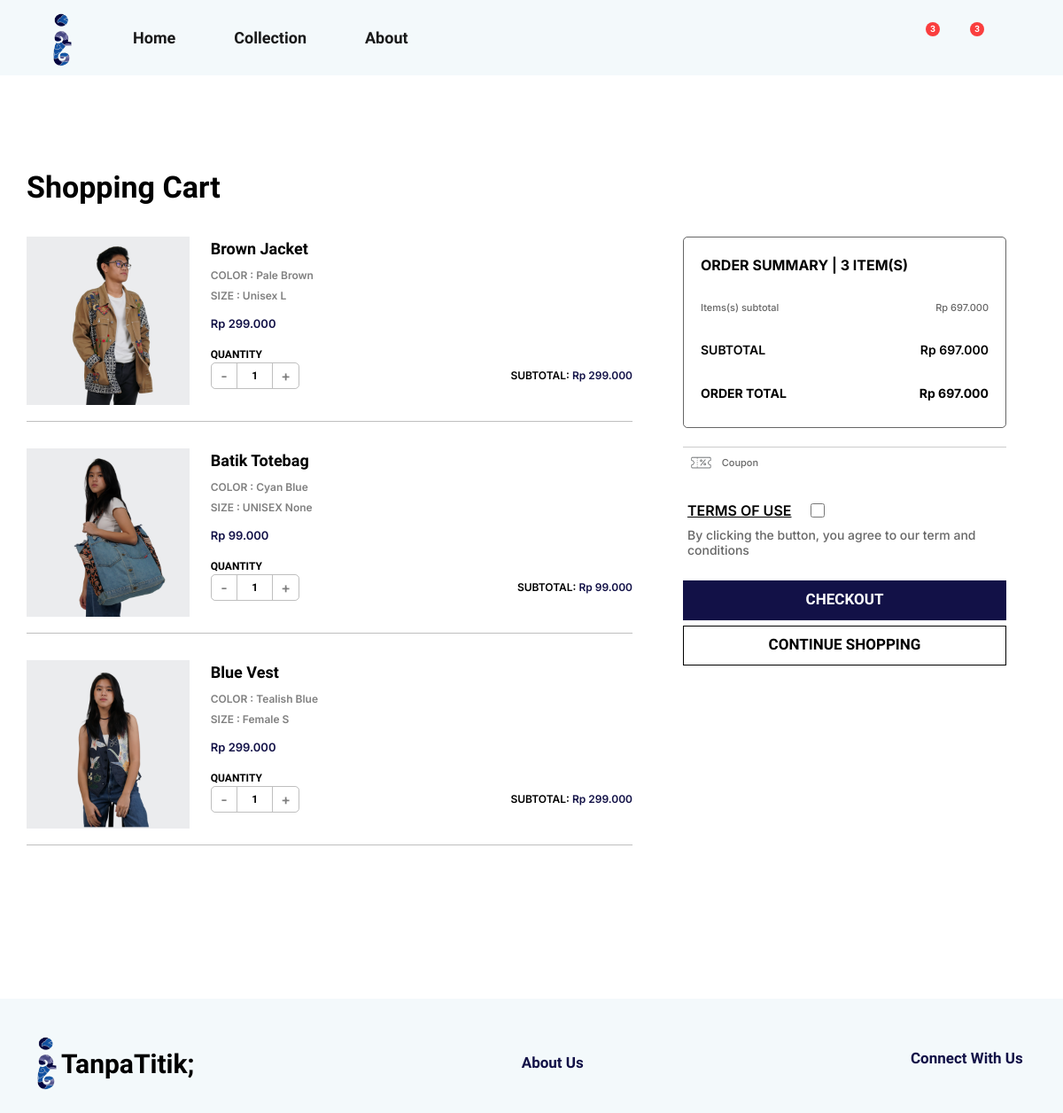
The app's page /cart/ (signed in) with its own data.
### mainPage/models.py (models this page shows, shortened)
class Additional(models.Model):
    name = models.CharField(max_length=200)
    img = models.ImageField(null=True, blank=True, upload_to="images/") #TanpaTitik Logo

class Order(models.Model):
    customer = models.ForeignKey(Customer, on_delete=models.SET_NULL,null=True)
    status = models.ForeignKey(OrderStatus, on_delete=models.SET_NULL, null=True, blank=True)
    date_ordered = models.DateField(auto_now_add=True) # Not like that
    complete = models.BooleanField(default=False) # payment complete
    current = models.BooleanField(default=True) # if true, we can continue adding to cart. and displayed in the checkout page
    cancel = models.BooleanField(default=False)
    payment_method = models.CharField(max_length=200, null=True)
    transaction_id = models.CharField(max_length=200, null=True)
    terms = models.BooleanField(default=False)
    shipping_cost = models.IntegerField(default=0)
    delivery_time = models.CharField(max_length=200, null=True)
    @property
    def get_cart_items(self):
        orderitems = self.orderitem_set.all()
        total = sum([item.quantity for item in orderitems]) #The total quantity of the cart (all OrderItems)
        return total
    @property
    def get_cart_total(self):
        orderitems = self.orderitem_set.all()
        total = sum([item.get_item_total for item in orderitems]) #The total price of the cart (all OrderItems)
        return total

class OrderItem(models.Model):
    product= models.ForeignKey(Products, on_delete=models.SET_NULL, blank=True, null=True) #When the customer is deleted, the OrderItem remains exist. However, the customer key is null
    order = models.ForeignKey(Order, on_delete=models.SET_NULL, blank=True, null=True)
    quantity = models.IntegerField(default=1)
    date_added = models.DateTimeField(auto_now_add=True, null=True, blank=True)
    @property
    def get_item_total(self):
        product = self.product
        if product.offer == False:
            product_price = product.price
        else:
            product_price = product.products_offer.final_price
        total = product_price * self.quantity
        return total

class Products(models.Model):
    name = models.CharField(max_length=200)
    product_index = models.IntegerField(default=0)
    img = models.ImageField(null=True, blank=True, upload_to="images/")
    color_circle = models.CharField(null=True, blank=True, max_length=200) #charfield or array?
    gender = models.CharField(null=True, blank=True, max_length=200)
    price = models.IntegerField(null=True,blank=True)
    offer = models.BooleanField(default=False)
    date = models.DateField(auto_now_add=True)
    status = models.CharField(null=True, blank=True, max_length=200)
    bio = models.CharField(null=True, blank=True, max_length=200)
    overview = models.CharField(null=True, blank=True, max_length=200)
    material = models.CharField(null=True, blank=True, max_length=200)
    type = models.CharField(null=True, blank=True, max_length=200)
    size = models.CharField(null=True, blank=True, max_length=200)
    color = models.CharField(null=True, blank=True, max_length=200)
    color_hex = models.CharField(null=True, blank=True, max_length=200)
    stock = models.IntegerField(null=True,blank=True)

### mainPage/views.py (the view)
# urls.py: path("cart/", views.cart, name="cart"),
def cart(request):
    coupon_icon = Additional.objects.get(name="coupon_icon")
    logo = Additional.objects.get(name="logo")
    user = request.user
    if request.user.is_authenticated:
        customer = request.user.customer
        customer_wishlist = Wishlist.objects.filter(customer=customer)
        order, created = Order.objects.get_or_create(customer=customer, current=True)
        items = order.orderitem_set.all()
    else:
        customer = None
        customer_wishlist = []
        order = {'get_cart_total':0, 'get_cart_items':0}
        items = []
    context = {"collection":"collection","logo":logo,"items":items, "order":order,"customer_wishlist":customer_wishlist,"coupon_icon":coupon_icon,"user":user,}
    return render(request, "main/cart.html", context)

### mainPage/templatetags/custom_filters.py (called while the page is built)
@register.filter
def add_fullstop(value):
    if type(value) is str or type(value) is float :
        value = int(value)
    return format(value, ',d').replace(',', '.').strip('.')

### mainPage/templates/main/cart.html (shortened to what this page needs)
<!DOCTYPE html>
{% extends "main/base2.html" %}
{% load static %}
{% load custom_filters %}
    {% block head %}
    <link rel="stylesheet" type="text/css" href="{% static '/css/general/base2.css' %}">
    <link rel="stylesheet" type="text/css" href="{% static '/css/cart_wishlist/cart.css' %}">
    {% endblock head %}
    {% block content %}
    <div class="container cart-wishlist-content">
    <div class="cart-wishlist-heading">Shopping Cart</div>
    <div class="cart-page">
        <div class="cart-page-1" style="">
          {% if user.is_authenticated %}
            {% if items.count == 0 %}
            <div class="cart-empty">
              <div class="cart-wishlist-heading" style="font-size:22px;margin-bottom:10px;">Your cart is currently empty</div>
              <a href="{% url 'home' %}#collection"><div class="checkout" style="width:200px;"><div class="but-text" style="font-size:15px;">SHOP NOW</div></div></a>
            </div>
            {% else %}
            {% for item in items %}
            <div class="cart-item">
              <div class="item-img"><img class="img_product img-cart-wishlist" src="{{item.product.img.url}}" alt="{{item.color_circle}}"></div>
              <div class="item-info">
                <div class="item-name-close">
                  <div class="item-name">{{item.product.name}}</div>
                  <div class="item-close" data-bs-toggle="modal" data-bs-target="#exampleModal" ></div>
                </div>
                <div class="color-size">COLOR : {{item.product.color}}</div>
                <div class="color-size" style="margin-bottom:13px;">SIZE : {{item.product.gender}} {{item.product.size}}</div>
                {% if item.product.offer == False %}
                  <div class="item-price">Rp {{item.product.price|add_fullstop}}</div>
                {% else %}
                  <div class="item-price-old">Rp {{item.product.price|add_fullstop}}</div>
                  <div class="item-price-new">Rp {{item.product.products_offer.final_price|add_fullstop}}</div>
                {% endif %}
                <div class="quantity-heading">QUANTITY</div>
                <div class="quantity-cont">
                  <div class="product-quantity-button">
                    {% if item.quantity <= 1 %}
                      <div class="quantity-button subs" data-item="{{item.id}}" data-sideaction="remove"><div class="but-let">-</div></div>
                    {% else %}
                      <div class="quantity-button subs buttonLetter" data-item="{{item.id}}" data-sideaction="remove"><div class="but-let" >-</div></div>
                    {% endif %}
                    <div class="number"><div class="letter" style="font-size:12px;">{{item.quantity}}</div></div>
                    {% if item.quantity < item.product.stock %}
                      <div class="quantity-button add buttonLetter" data-item="{{item.id}}" data-sideaction="add"><div class="but-let">+</div></div>
                    {% else %}
                      <div class="quantity-button add buttonLetterMaxStock" data-item="{{item.id}}" data-sideaction="add"><div class="but-let">+</div></div>
                    {% endif %}
                  </div>
                  <div class="subtotal">SUBTOTAL: <div style="color:#121147;font-family:'Inter';display:inline-block;">Rp {{item.get_item_total|add_fullstop}}</div></div>
                </div>
              </div>
            </div>
            {% endfor %}
            {% endif %}
          {% else %}
          <div class="cart-empty">
            <div class="cart-wishlist-heading" style="font-size:22px;margin-bottom:10px;">Please Login to Begin Shopping</div>
            <a href="{% url 'login_page' %}#collection"><div class="checkout" style="width:200px;"><div class="but-text" style="font-size:15px;">LOG IN</div></div></a>
          </div>
          {% endif %}
        </div>
        <div class="cart-page-2">
          <div class="order-summary">
            <div class="sum-heading">ORDER SUMMARY | {{order.get_cart_items}} ITEM(S)</div>
            <div class="item-subtotal">
              <div class="item-subtotal-text">Items(s) subtotal</div>
              <div class="item-subtotal-text">Rp {{order.get_cart_total|add_fullstop}}</div>
            </div>
            <div class="item-subtotal subtotal">
              <div class="subtotal-text">SUBTOTAL</div>
              <div class="subtotal-text">Rp {{order.get_cart_total|add_fullstop}}</div>
            </div>
            <div class="item-subtotal">
              <div class="subtotal-text" style="font-weight:700;">ORDER TOTAL</div>
              <div class="subtotal-text" style="font-weight:700;">Rp {{order.get_cart_total|add_fullstop}}</div>
            </div>
          </div>
          <div class="coupon">
            <div class="coupon-pict"><img style="bottom:4.5px;" class="coupon-img" src="{{coupon_icon.img.url}}" alt="coupon icon"></div>
            <div class="item-subtotal-text" style="width:80%;">Coupon</div>
            <div class="coupon-pict"></div>
          </div>
          <div class="terms">
            <div class="terms-heading">
              <div class="terms-heading-text">TERMS OF USE</div>
              <input type="checkbox" id="scales" name="scales" class="terms-heading-checkbox" />
            </div>
            <div class="terms-desc">By clicking the button, you agree to our term and conditions</div>
          </div>
          <a href="{% url 'checkout' %}"> <div class="checkout"><div class="but-text">CHECKOUT</div></div></a>
          <a href="{% url 'home' %}#collection"><div class="checkout" style="border:1px solid black;background:white;"><div class="but-text" style="color:black;">CONTINUE SHOPPING</div></div></a>
        </div>
      </div>
    </div>
    {% endblock %}

### mainPage/templates/main/base2.html (shortened to what this page needs)
<!DOCTYPE html>
{% load static %}
<html lang="en">
<head>
    <link href="https://cdn.jsdelivr.net/npm/bootstrap@5.2.3/dist/css/bootstrap.min.css" rel="stylesheet">
    <link rel="stylesheet" href="https://cdnjs.cloudflare.com/ajax/libs/font-awesome/4.7.0/css/font-awesome.min.css">
    <link rel="stylesheet" type="text/css" href="{% static '/css/general/base2.css' %}">
    <link rel="stylesheet" type="text/css" href="{% static '/css/general/footer.css' %}">
    {% block head %}
    {% endblock head %}
</head>
<body>
   <nav class="navbar navbar-expand-lg bg-body-tertiary fixed-top" id="navMain" style="margin:0px;padding:10px">
    <div class="container-fluid">
      <a class="navbar-brand" id="logo_div" href="#"><img class="logo" src="{{logo.img.url}}" alt="TanpaTitik"></a>
      <div class="collapse navbar-collapse" id="navbarNavAltMarkup">
        <ul class="navbar-nav me-auto mb-2 mb-lg-0">
          <li class="nav-item">
            <a class="nav-link active" aria-current="page" href="{% url 'home' %}">Home</a>
          </li>
          <li class="nav-item">
            <a class="nav-link active" aria-current="page" href="{% url 'home' %}#collection">Collection</a>
          </li>
          <li class="nav-item">
            <a class="nav-link active" href="{% url 'about' %}">About</a>
          </li>
        </ul>
      </div>
      <span class="navbar-text nav_text">
        <form method='POST' action="{% url 'home' %}#collection">
          <div class="search-box">
          </div>
        </form>
        <a href="{% url 'profile' %}" class="base-link"></a>
        <a href="{% url 'wishlist' %}" class="base-link">
          {% if customer_wishlist.count > 0 %}
          <span class="button_badge"><div>{{customer_wishlist.count}}</div></span>
          {% endif %}
        </a>
        <a href="{% url 'cart' %}" class="base-link">
          {% if order.get_cart_items > 0 %}
          <span class="button_badge"><div>{{order.get_cart_items}}</div></span>
          {% endif %}
        </a>
      </span>
    </div>
  </nav>
  <div class="spinner-border" id="spinner" role="status">
  </div>
<div id="content" ,name="content", class="main">
    {% block content %}{% endblock %}
</div>
<div class="container-fluid footer-container">
  <div class="container footer">
    <a href="{% url 'home' %}"><div class="footer-company"><img class="footer-logo" src="{{logo.img.url}}" alt="TanpaTitik"><div>TanpaTitik;</div></div></a>
    <a href="{% url 'about' %}"><div class="footer-link" style="cursor:pointer">About Us</div></a>
    <div class="footer-social">
      <div class="footer-link">
        Connect With Us
      </div>
    </div>
  </div>
</div>
</body>
</html>

### static/css/general/base2.css (style rules this page uses)
* { font-family: 'Raleway'; text-decoration: None; color:black; font-weight:600; padding:0px; margin:0px; }
#navMain { background-color:#F3F9FB !important; width:100%; font-weight:500; font-size:18px; height:85px; }
.nav-item { margin-right:50px; }
.nav-link { padding:0px; width:auto; }
.search-box { height:30px; display:flex; cursor:pointer; padding: 10px 20px; border-radius:30px; align-items:center; position:relative; top:3px; width:20px; right:4px; }
.nav_text { display:flex; justify-content:space-between; width:190px; margin-right:70px; font-size:1.3em; font-weight:bold; }
.nav_text > a { margin-left:26px; }
#logo_div { overflow:hidden; margin-right:50px; padding-right:8px; margin-left:35px; margin-top:5px; width:auto; }
.logo { position:relative; object-fit:contain; width:27px; height:60px; }
.base-link { display: inline-block; position: relative; width:33px; height:35px; }
.button_badge { background-color: #fa3e3e; border-radius: 10px; width:16px; height:16px; position: absolute; left:11px; }
.button_badge > div { text-align:center; font-size: 10px; color: white; line-height:16px; }
.item-img { width:190px; height:190px; margin-right:24px; background-color:#ebecee; overflow:hidden; display:flex; justify-content:center; }
.img_product { width:345px; height:345px; position:relative; left:5px; object-fit:contain; margin:0px !important; }

### static/css/general/footer.css (style rules this page uses)
.footer-container { background-color:#F3F9FB; height:129px; margin-top:143px; padding-top:40px; }
.footer { height:66px; display:flex; flex-wrap:wrap; justify-content:space-between; align-items:center; }
.footer-company { font-weight:600; font-size:30px; }
.footer-logo { position:relative; object-fit:contain; width:22px; height:60px; margin-right:5px; }
.footer-company > div { position:relative; display:inline-block; top:3px; }
.footer-link { color:#121147; font-weight:700; font-size:17px; }

### mainPage/templates/main/base2.html (style rules this page uses)
#content { display:none; }

### records on screen
Additional: img (picture)
Order: get_cart_items "3", get_cart_total|add_fullstop "697.000"
OrderItem: product.img (picture), product.name "Brown Jacket", product.color "Pale Brown", product.gender "Unisex", product.size "L", product.price|add_fullstop "299.000", quantity "1", get_item_total|add_fullstop "299.000"
OrderItem: product.img (picture), product.name "Batik Totebag", product.color "Cyan Blue", product.gender "UNISEX", product.size "None", product.price|add_fullstop "99.000", quantity "1", get_item_total|add_fullstop "99.000"
OrderItem: product.img (picture), product.name "Blue Vest", product.color "Tealish Blue", product.gender "Female", product.size "S", product.price|add_fullstop "299.000", quantity "1", get_item_total|add_fullstop "299.000"
Additional: img (picture)

### other values on screen
{{ customer_wishlist.count }} "3"
